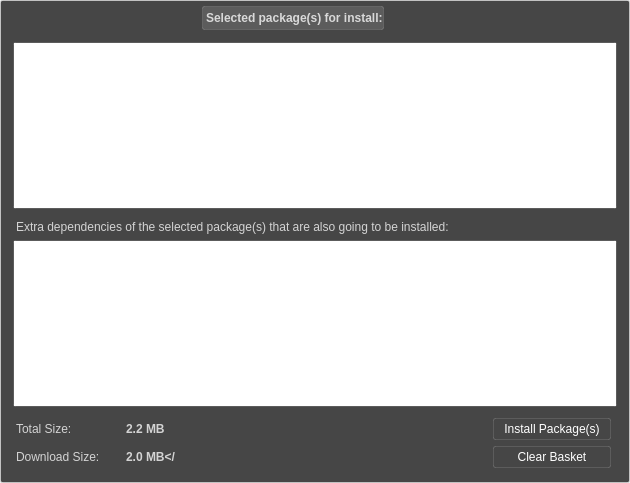
<?xml version="1.0" encoding="UTF-8"?>
<ui version="4.0">
 <class>BasketDialog</class>
 <widget class="QDialog" name="BasketDialog">
  <property name="geometry">
   <rect>
    <x>0</x>
    <y>0</y>
    <width>630</width>
    <height>483</height>
   </rect>
  </property>
  <property name="windowTitle">
   <string>Basket</string>
  </property>
  <property name="styleSheet">
   <string notr="true">#Basket {
background-color: rgb(0, 0, 0, 180);
border:1px solid  rgba(255, 255, 255, 100);
border-radius:2px;
}
</string>
  </property>
  <layout class="QGridLayout" name="gridLayout_2">
   <property name="margin">
    <number>0</number>
   </property>
   <item row="0" column="0">
    <widget class="QWidget" name="Basket" native="true">
     <property name="styleSheet">
      <string notr="true">   QLabel { color:rgb(255,255,255,195); }
 
    #packageList {
        color:rgb(255,255,255,195); 
        border-radius: 2px;
	    border:1px solid  rgba(255, 255, 255, 30);
        background-color: qlineargradient(spread:repeat, x1:0, y1:0, x2:0, y2:1,
            stop:0 rgba(27, 27, 27, 10),
            stop:0.510753 rgba(9, 9, 9, 10),
            stop:1 rgba(0, 0, 0, 10));
        show-decoration-selected: 1; /* make the selection span the entire width of the view */
    }

    #packageList::item{
        border-radius: 2px;
        border:0px;
        padding: 5px;
        color: rgba(255, 255, 255, 195);
        background-color:qlineargradient(spread:pad, x1:0, y1:0, x2:1, y2:0,
            stop:0 rgba(255, 255, 255, 5));
    }
    #packageList::item:alternate {
        background-color:qlineargradient(spread:pad, x1:0, y1:0, x2:1, y2:0,
            stop:0 rgba(0, 0, 0, 5));
    }
    #packageList::item:selected {
        border-top:1px solid  rgba(255, 255, 255, 30);
        border-bottom:1px solid  rgba(255, 255, 255, 30);

    }

    #packageList::item:selected:!active {
        background-color:qlineargradient(spread:pad, x1:0, y1:0, x2:1, y2:0,
            stop:0 rgba(255, 255, 255, 20));
    }

    #packageList::item:hover {
        color:white;
    }

    #extraList {
        color:rgb(255,255,255,195); 
        border-radius: 2px;
	    border:1px solid  rgba(255, 255, 255, 30);
        background-color: qlineargradient(spread:repeat, x1:0, y1:0, x2:0, y2:1,
            stop:0 rgba(27, 27, 27, 10),
            stop:0.510753 rgba(9, 9, 9, 10),
            stop:1 rgba(0, 0, 0, 10));
        show-decoration-selected: 1; /* make the selection span the entire width of the view */
    }

    #extraList::item{
        border-radius: 2px;
        border:0px;
        padding: 5px;
        color: rgba(255, 255, 255, 195);
        background-color:qlineargradient(spread:pad, x1:0, y1:0, x2:1, y2:0,
            stop:0 rgba(255, 255, 255, 5));
    }
    #extraList::item:alternate {
        background-color:qlineargradient(spread:pad, x1:0, y1:0, x2:1, y2:0,
            stop:0 rgba(0, 0, 0, 5));
    }
    #extraList::item:selected {
        border-top:1px solid  rgba(255, 255, 255, 30);
        border-bottom:1px solid  rgba(255, 255, 255, 30);

    }

    #extraList::item:selected:!active {
        background-color:qlineargradient(spread:pad, x1:0, y1:0, x2:1, y2:0,
            stop:0 rgba(255, 255, 255, 20));
    }

    #extraList::item:hover {
        color:white;
    }
</string>
     </property>
     <layout class="QGridLayout" name="gridLayout_3">
      <property name="leftMargin">
       <number>4</number>
      </property>
      <property name="topMargin">
       <number>1</number>
      </property>
      <property name="rightMargin">
       <number>4</number>
      </property>
      <property name="bottomMargin">
       <number>6</number>
      </property>
      <property name="verticalSpacing">
       <number>0</number>
      </property>
      <item row="0" column="0">
       <widget class="QWidget" name="widget" native="true">
        <property name="minimumSize">
         <size>
          <width>0</width>
          <height>30</height>
         </size>
        </property>
        <property name="maximumSize">
         <size>
          <width>16777215</width>
          <height>30</height>
         </size>
        </property>
        <property name="styleSheet">
         <string notr="true">QWidget#webWidget {
	border:0px solid rgba(255, 255, 255, 40);
	border-radius:5px;
	background-color:rgba(122,122,122,0);
    color:rgba(20,20,20);
}</string>
        </property>
        <layout class="QHBoxLayout" name="horizontalLayout">
         <property name="leftMargin">
          <number>4</number>
         </property>
         <property name="topMargin">
          <number>5</number>
         </property>
         <property name="rightMargin">
          <number>3</number>
         </property>
         <property name="bottomMargin">
          <number>1</number>
         </property>
         <item>
          <spacer name="horizontalSpacer">
           <property name="orientation">
            <enum>Qt::Horizontal</enum>
           </property>
           <property name="sizeHint" stdset="0">
            <size>
             <width>40</width>
             <height>20</height>
            </size>
           </property>
          </spacer>
         </item>
         <item>
          <widget class="QLabel" name="infoLabel">
           <property name="font">
            <font>
             <weight>75</weight>
             <bold>true</bold>
            </font>
           </property>
           <property name="styleSheet">
            <string notr="true">#infoLabel{
color: rgba(255, 255, 255, 195);
border: 1px solid rgba(255, 255, 255, 30);
border-radius:2px;
background-color: rgba(255, 255, 255, 30);
}</string>
           </property>
           <property name="text">
            <string>Selected package(s) for install:</string>
           </property>
           <property name="indent">
            <number>3</number>
           </property>
          </widget>
         </item>
         <item>
          <spacer name="horizontalSpacer_3">
           <property name="orientation">
            <enum>Qt::Horizontal</enum>
           </property>
           <property name="sizeHint" stdset="0">
            <size>
             <width>40</width>
             <height>20</height>
            </size>
           </property>
          </spacer>
         </item>
         <item>
          <widget class="QPushButton" name="cancelButton">
           <property name="styleSheet">
            <string notr="true">color:rgb(20,20,20);</string>
           </property>
           <property name="text">
            <string notr="true"/>
           </property>
           <property name="shortcut">
            <string>Esc</string>
           </property>
           <property name="flat">
            <bool>true</bool>
           </property>
          </widget>
         </item>
        </layout>
       </widget>
      </item>
      <item row="1" column="0">
       <widget class="QWidget" name="widget_2" native="true">
        <property name="styleSheet">
         <string notr="true">
/* #QPushButton */

    QPushButton{
        padding: 3px 10px 3px 10px;
        color: white;
        border:0px;
        border-radius:2px;
        border:1px solid  rgba(255, 255, 255, 30);
        background-color: qlineargradient(spread:repeat, x1:0, y1:0, x2:0, y2:1,
            stop:0 rgba(27, 27, 27, 0), 
            stop:0.510753 rgba(9, 9, 9, 10), stop:1 rgba(0, 0, 0, 0));
    }

    QPushButton:flat{
        padding: 3px 10px 3px 10px;
        color: white;
        border:0px;
        border-radius:2px;
        border:1px solid  rgba(255, 255, 255, 30);
        background-color: qlineargradient(spread:repeat, x1:0, y1:0, x2:0, y2:1,
            stop:0 rgba(27, 27, 27, 0), 
            stop:0.510753 rgba(9, 9, 9, 10), stop:1 rgba(0, 0, 0, 0));
    }
    
    QPushButton:hover{
        border:1px solid  rgba(255, 255, 255, 40);
        border-radius:2px;
        background-color:qlineargradient(spread:pad, x1:1, y1:1, x2:1, y2:0,
            stop:0.491803 rgba(172, 172, 172, 10),
            stop:1 rgba(255, 255, 255, 10));
       /*background-color:qlineargradient(spread:pad, x1:0, y1:0, x2:0, y2:1,
            stop:0 rgba(127, 127, 127, 10), stop:0.513661 rgba(231, 231, 231, 50),
            stop:1 rgba(94, 94, 94, 10))*/
    }

    QPushButton:checked{
        border:1px solid  rgba(255, 255, 255, 30);
        border-radius:2px;
        background-color: qlineargradient(spread:repeat, x1:0, y1:0, x2:0, y2:1,
            stop:0 rgba(27, 27, 27, 0), stop:0.510753 rgba(9, 9, 9, 10),
            stop:1 rgba(0, 0, 0, 0));
    }

    QPushButton:pressed{
        border:1px solid  rgba(255, 255, 255, 15);
        border-radius:2px;
        padding: 3px 10px 3px 10px;
        background-color:qlineargradient(spread:pad, x1:0, y1:0, x2:1, y2:0,
            stop:0 rgba(52, 52, 52, 50));
    }</string>
        </property>
        <layout class="QGridLayout" name="gridLayout" columnstretch="0,0,0,0,0,0">
         <item row="6" column="0" rowspan="2" colspan="2">
          <layout class="QHBoxLayout" name="horizontalLayout_2">
           <property name="leftMargin">
            <number>0</number>
           </property>
           <item>
            <layout class="QVBoxLayout" name="verticalLayout_2">
             <property name="leftMargin">
              <number>0</number>
             </property>
             <item>
              <widget class="QLabel" name="label_3">
               <property name="sizePolicy">
                <sizepolicy hsizetype="Minimum" vsizetype="Preferred">
                 <horstretch>0</horstretch>
                 <verstretch>0</verstretch>
                </sizepolicy>
               </property>
               <property name="text">
                <string>Total Size:</string>
               </property>
               <property name="indent">
                <number>3</number>
               </property>
              </widget>
             </item>
             <item>
              <widget class="QLabel" name="downloadSizeLabel">
               <property name="text">
                <string>Download Size:</string>
               </property>
               <property name="indent">
                <number>3</number>
               </property>
              </widget>
             </item>
            </layout>
           </item>
           <item>
            <spacer name="horizontalSpacer_5">
             <property name="orientation">
              <enum>Qt::Horizontal</enum>
             </property>
             <property name="sizeType">
              <enum>QSizePolicy::Fixed</enum>
             </property>
             <property name="sizeHint" stdset="0">
              <size>
               <width>20</width>
               <height>20</height>
              </size>
             </property>
            </spacer>
           </item>
           <item>
            <layout class="QVBoxLayout" name="verticalLayout_3">
             <property name="leftMargin">
              <number>0</number>
             </property>
             <item>
              <widget class="QLabel" name="totalSize">
               <property name="sizePolicy">
                <sizepolicy hsizetype="Minimum" vsizetype="Preferred">
                 <horstretch>0</horstretch>
                 <verstretch>0</verstretch>
                </sizepolicy>
               </property>
               <property name="text">
                <string>&lt;b&gt;2.2 MB&lt;/b&gt;</string>
               </property>
              </widget>
             </item>
             <item>
              <widget class="QLabel" name="downloadSize">
               <property name="text">
                <string>&lt;b&gt;2.0 MB&lt;/</string>
               </property>
              </widget>
             </item>
            </layout>
           </item>
           <item>
            <spacer name="horizontalSpacer_4">
             <property name="orientation">
              <enum>Qt::Horizontal</enum>
             </property>
             <property name="sizeHint" stdset="0">
              <size>
               <width>40</width>
               <height>20</height>
              </size>
             </property>
            </spacer>
           </item>
          </layout>
         </item>
         <item row="2" column="0" colspan="6">
          <spacer name="verticalSpacer_2">
           <property name="orientation">
            <enum>Qt::Vertical</enum>
           </property>
           <property name="sizeType">
            <enum>QSizePolicy::Fixed</enum>
           </property>
           <property name="sizeHint" stdset="0">
            <size>
             <width>20</width>
             <height>5</height>
            </size>
           </property>
          </spacer>
         </item>
         <item row="5" column="0" colspan="6">
          <spacer name="verticalSpacer">
           <property name="orientation">
            <enum>Qt::Vertical</enum>
           </property>
           <property name="sizeType">
            <enum>QSizePolicy::Fixed</enum>
           </property>
           <property name="sizeHint" stdset="0">
            <size>
             <width>20</width>
             <height>5</height>
            </size>
           </property>
          </spacer>
         </item>
         <item row="4" column="0" colspan="6">
          <widget class="PackageView" name="extraList">
           <property name="minimumSize">
            <size>
             <width>400</width>
             <height>0</height>
            </size>
           </property>
           <property name="styleSheet">
            <string notr="true"/>
           </property>
           <property name="frameShadow">
            <enum>QFrame::Plain</enum>
           </property>
           <property name="horizontalScrollBarPolicy">
            <enum>Qt::ScrollBarAlwaysOff</enum>
           </property>
           <property name="editTriggers">
            <set>QAbstractItemView::NoEditTriggers</set>
           </property>
           <property name="showDropIndicator" stdset="0">
            <bool>false</bool>
           </property>
           <property name="dragDropOverwriteMode">
            <bool>false</bool>
           </property>
           <property name="alternatingRowColors">
            <bool>false</bool>
           </property>
           <property name="selectionMode">
            <enum>QAbstractItemView::NoSelection</enum>
           </property>
           <property name="selectionBehavior">
            <enum>QAbstractItemView::SelectColumns</enum>
           </property>
           <property name="verticalScrollMode">
            <enum>QAbstractItemView::ScrollPerPixel</enum>
           </property>
           <property name="showGrid">
            <bool>false</bool>
           </property>
           <property name="wordWrap">
            <bool>true</bool>
           </property>
           <property name="cornerButtonEnabled">
            <bool>false</bool>
           </property>
           <attribute name="horizontalHeaderVisible">
            <bool>false</bool>
           </attribute>
           <attribute name="horizontalHeaderStretchLastSection">
            <bool>true</bool>
           </attribute>
           <attribute name="verticalHeaderVisible">
            <bool>false</bool>
           </attribute>
           <attribute name="verticalHeaderDefaultSectionSize">
            <number>52</number>
           </attribute>
           <attribute name="verticalHeaderMinimumSectionSize">
            <number>52</number>
           </attribute>
          </widget>
         </item>
         <item row="3" column="0" colspan="6">
          <widget class="QLabel" name="extrasLabel">
           <property name="text">
            <string>Extra dependencies of the selected package(s) that are also going to be installed:</string>
           </property>
           <property name="indent">
            <number>3</number>
           </property>
          </widget>
         </item>
         <item row="1" column="0" colspan="6">
          <widget class="PackageView" name="packageList">
           <property name="minimumSize">
            <size>
             <width>400</width>
             <height>0</height>
            </size>
           </property>
           <property name="styleSheet">
            <string notr="true"/>
           </property>
           <property name="frameShape">
            <enum>QFrame::StyledPanel</enum>
           </property>
           <property name="frameShadow">
            <enum>QFrame::Plain</enum>
           </property>
           <property name="horizontalScrollBarPolicy">
            <enum>Qt::ScrollBarAlwaysOff</enum>
           </property>
           <property name="editTriggers">
            <set>QAbstractItemView::NoEditTriggers</set>
           </property>
           <property name="showDropIndicator" stdset="0">
            <bool>false</bool>
           </property>
           <property name="dragDropOverwriteMode">
            <bool>false</bool>
           </property>
           <property name="alternatingRowColors">
            <bool>false</bool>
           </property>
           <property name="selectionMode">
            <enum>QAbstractItemView::NoSelection</enum>
           </property>
           <property name="selectionBehavior">
            <enum>QAbstractItemView::SelectColumns</enum>
           </property>
           <property name="verticalScrollMode">
            <enum>QAbstractItemView::ScrollPerPixel</enum>
           </property>
           <property name="showGrid">
            <bool>false</bool>
           </property>
           <property name="wordWrap">
            <bool>true</bool>
           </property>
           <property name="cornerButtonEnabled">
            <bool>false</bool>
           </property>
           <attribute name="horizontalHeaderVisible">
            <bool>false</bool>
           </attribute>
           <attribute name="horizontalHeaderStretchLastSection">
            <bool>true</bool>
           </attribute>
           <attribute name="verticalHeaderVisible">
            <bool>false</bool>
           </attribute>
           <attribute name="verticalHeaderDefaultSectionSize">
            <number>52</number>
           </attribute>
           <attribute name="verticalHeaderMinimumSectionSize">
            <number>52</number>
           </attribute>
          </widget>
         </item>
         <item row="0" column="0">
          <spacer name="horizontalSpacer_2">
           <property name="orientation">
            <enum>Qt::Horizontal</enum>
           </property>
           <property name="sizeHint" stdset="0">
            <size>
             <width>40</width>
             <height>2</height>
            </size>
           </property>
          </spacer>
         </item>
         <item row="6" column="4" rowspan="2">
          <layout class="QVBoxLayout" name="verticalLayout">
           <property name="leftMargin">
            <number>0</number>
           </property>
           <item>
            <widget class="QPushButton" name="actionButton">
             <property name="styleSheet">
              <string notr="true"/>
             </property>
             <property name="text">
              <string>Install Package(s)</string>
             </property>
             <property name="default">
              <bool>true</bool>
             </property>
            </widget>
           </item>
           <item>
            <widget class="QPushButton" name="clearButton">
             <property name="styleSheet">
              <string notr="true"/>
             </property>
             <property name="text">
              <string>Clear Basket</string>
             </property>
             <property name="autoDefault">
              <bool>false</bool>
             </property>
             <property name="flat">
              <bool>false</bool>
             </property>
            </widget>
           </item>
          </layout>
         </item>
        </layout>
       </widget>
      </item>
     </layout>
    </widget>
   </item>
  </layout>
 </widget>
 <customwidgets>
  <customwidget>
   <class>PackageView</class>
   <extends>QTableView</extends>
   <header location="global">packageview.h</header>
  </customwidget>
 </customwidgets>
 <tabstops>
  <tabstop>packageList</tabstop>
  <tabstop>extraList</tabstop>
 </tabstops>
 <resources/>
 <connections/>
</ui>
